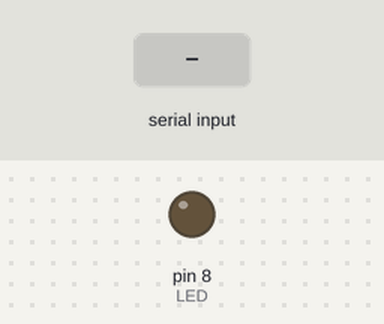
A sketch run on a simulated Arduino Uno, built with avr-gcc and run on an emulated ATmega328P. Parts: output pins drawn as LEDs (lit = HIGH). Inputs (shaded band) come from the test bench. What the sketch prints to the serial monitor is not drawn.

Above: at 1.2 s.
1.3 s: "1" received over the second serial link
At 2.5 s:
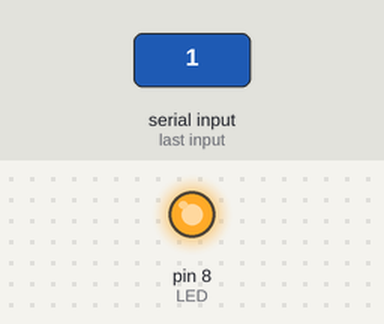
2.8 s: "0" received over the second serial link
At 3.8 s:
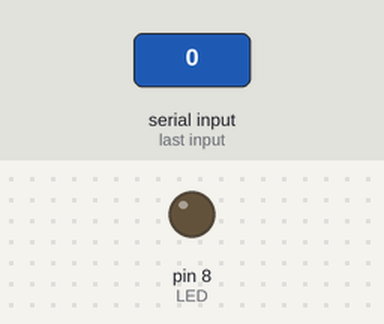
4.3 s: "2" received over the second serial link
At 5.0 s:
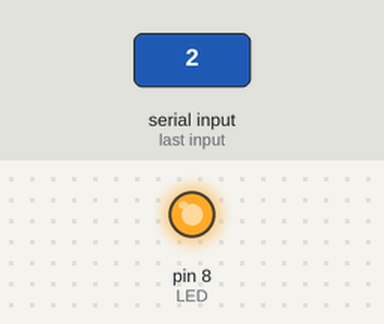
Timing chart, 0 to 7.3 s (numbered marks = the images above; inputs shaded):
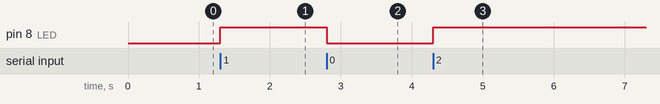

Measured:
- after the input at 1.3 s, pin 8 (LED): LOW → HIGH at once
- after the input at 2.8 s, pin 8 (LED): HIGH → LOW at once
- after the input at 4.3 s, pin 8 (LED): LOW → HIGH at once

The sketch:

ard.ino
```cpp
#include<SoftwareSerial.h>


SoftwareSerial SUART(2, 3); //RX = DPin-2; TX = DPin-3


void setup() {
  Serial.begin(9600);
  SUART.begin(9600);
  pinMode(8, OUTPUT);
}


void loop() {
  byte n = SUART.available();
  if (n != 0)
  {
    char x = SUART.read();
    Serial.print(x);
    digitalWrite(8, !digitalRead(8)); //toggle LED
    delay(500);
  }
}
```
